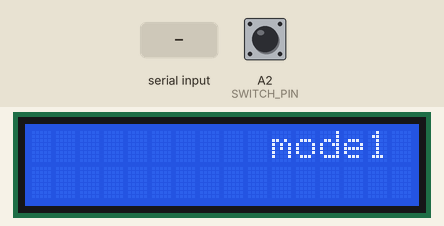
Recording of a sketch running on a simulated Arduino Uno, built with avr-gcc and run on an emulated ATmega328P. Shown: 16×2 character LCD. Inputs (shaded band) come from the test bench; at power-on: A2 (SWITCH_PIN) HIGH. What the sketch prints to the serial monitor is not drawn.

Above: at 1.3 s.
1.4 s: "90,45,200,10\n" received over the second serial link
At 2.0 s:
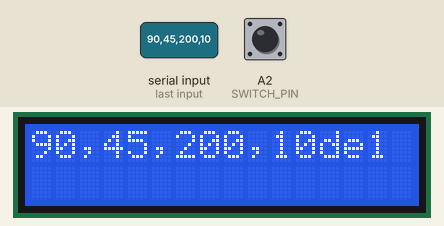
4.4 s: "90,45,200\n" received over Serial
At 4.9 s:
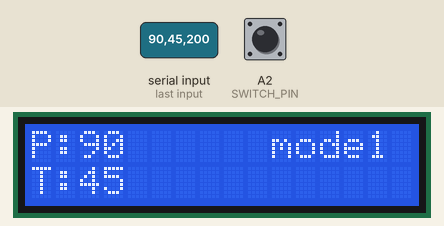
6.5 s: A2 (SWITCH_PIN) pulled LOW for 0.15 s
At 6.87 s:
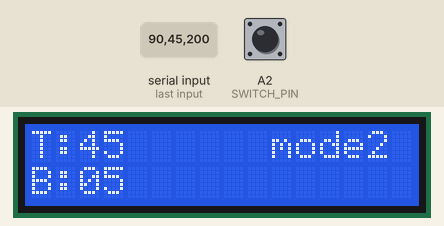
7.2 s: "90,45\n" received over Serial
At 8.0 s:
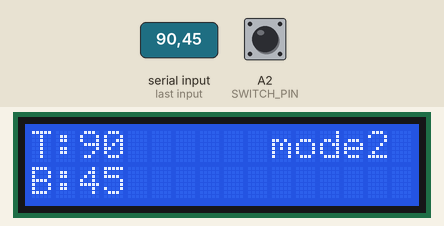
8.7 s: "30,150,10,200\n" received over Serial
At 9.5 s:
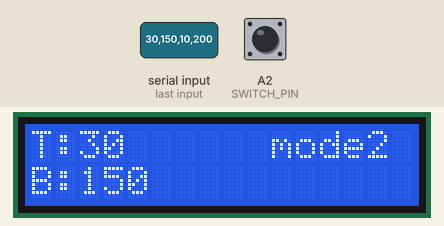
10.2 s: A2 (SWITCH_PIN) pulled LOW for 1 s
At 13.0 s:
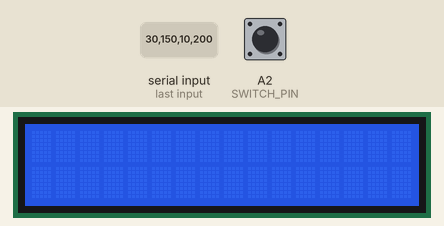
Timing chart, 0 to 14.2 s (numbered marks = the images above; inputs shaded):
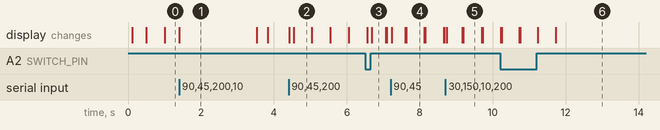

Measured:
- after the input at 1.4 s, the display: changes at once (image 1)
- after the input at 4.4 s, the display: first changes at once (image 2 shows a later state)
- after the input at 6.5 s, the display: first differs from a run without the input after 0.18 s (image 3)
- after the input at 7.2 s, the display: changes at once (image 4)
- after the input at 8.7 s, the display: changes at once (image 5)
- what the display in image 1 shows lasts 2.1 s, from 1.4 s to 3.5 s
- what the display in image 2 shows lasts 0.5 s, from 4.5 s to 5.0 s

The sketch:

arduino.ino
```cpp
#include <LiquidCrystal.h>
#include <SPI.h>
#include <MFRC522.h>
#include <SoftwareSerial.h>

#define SS_PIN 10
#define RST_PIN 9

// RS, E, D4, D5, D6, D7
LiquidCrystal lcd(4, 5, 6, 7, 8, A0);

MFRC522 rfid(SS_PIN, RST_PIN);
String datarfid = ""; // RFID UID を保存する変数

// バーコードリーダー
SoftwareSerial extSerial(2, 3); // RX, TX
String data2d = "";
String receivedFromPC = ""; // PCから受信したデータ
String previousPrice = "";  // 前回受信した料金
int totalPrice = 0;         // 料金の累計
int currentPrice = 0;       // 現在の料金
int cardBalance = 0;        // カード残高（mode2表示用）

// A2端子のタクトスイッチ
#define SWITCH_PIN A2
int mode = 0;                     // モード変数
bool prevSwitchState = false;     // 前フレームのスイッチ状態
const int DEBOUNCE_DELAY = 50;    // デバウンス時間（ミリ秒）
unsigned long lastSwitchTime = 0; // 最後にスイッチが押された時刻

// 関数プロトタイプ
void read2d();
void readrfid();
void displaylcd();
void receiveFromPC();

void setup()
{
    Serial.begin(9600);
    SPI.begin();
    rfid.PCD_Init();
    Serial.println("Place your RFID card");

    lcd.begin(16, 2); // 16x2 LCD
    lcd.print("Hello World!");

    extSerial.begin(115200);

    // A2端子をタクトスイッチの入力として設定
    pinMode(SWITCH_PIN, INPUT_PULLUP);
    prevSwitchState = false;
}

void loop()
{
    switch (mode)
    {
    case 0:
        // 初期モード
        lcd.setCursor(10, 0);
        lcd.print("mode0");
        break;
    case 1:
        // 商品読み取りモード
        read2d();
        lcd.setCursor(10, 0);
        lcd.print("mode1");
        break;
    case 2:
        // 支払いモード
        readrfid();
        lcd.setCursor(10, 0);
        lcd.print("mode2");

        break;
    }
    displaylcd();
    detectTactSwitch(); // A2端子のスイッチを検知

    // Serial.println("fromArduino");
    receiveFromPC();
}

// バーコード読み込み関数
void read2d()
{
    if (extSerial.available())
    {
        // バーコードデータを読み込み
        String msg = extSerial.readStringUntil('\n');
        data2d = msg; // data2d変数に保存
        Serial.println(data2d);
        lcd.clear();
    }
}

// RFID読み込み関数
void readrfid()
{
    // 新しいカードがあるか
    if (!rfid.PICC_IsNewCardPresent())
    {
        return;
    }

    // カードのUIDを読み取る
    if (!rfid.PICC_ReadCardSerial())
    {
        return;
    }

    // UID表示
    Serial.print("UID: ");
    datarfid = ""; // リセット
    for (byte i = 0; i < rfid.uid.size; i++)
    {
        if (rfid.uid.uidByte[i] < 0x10)
        {
            Serial.print("0");
            datarfid += "0";
        }
        Serial.print(rfid.uid.uidByte[i], HEX);
        datarfid += String(rfid.uid.uidByte[i], HEX);
        Serial.print(" ");
        datarfid += " ";
    }
    Serial.println();
    Serial.println(datarfid);

    // 通信終了
    rfid.PICC_HaltA();
    rfid.PCD_StopCrypto1();
}

// LCD表示関数
void displaylcd()
{
    // LCDをクリア（ちらつき防止のため条件付き）
    static unsigned long lastClear = 0;
    if (millis() - lastClear > 500)
    {
        lcd.clear();
        lastClear = millis();
    }

    // PC から受信したデータを表示
    if (receivedFromPC != "")
    {
        switch (mode)
        {
        case 1:
            lcd.setCursor(0, 0);
            lcd.print("P:");
            lcd.setCursor(2, 0);
            lcd.print(currentPrice);

            lcd.setCursor(0, 1);
            lcd.print("T:");
            lcd.setCursor(2, 1);
            lcd.print(totalPrice);
            break;
        case 2:
            lcd.setCursor(0, 0);
            lcd.print("T:");
            lcd.setCursor(2, 0);
            lcd.print(totalPrice);

            lcd.setCursor(0, 1);
            lcd.print("B:");
            lcd.setCursor(2, 1);
            lcd.print(cardBalance);
            break;
        }
    }
    else
    {
        // 受信がない場合はバーコードと RFID を表示
        lcd.setCursor(0, 0);
        lcd.print(data2d);
        lcd.setCursor(0, 1);
        lcd.print(datarfid);
    }
}

// A2端子のタクトスイッチを検知する関数
void detectTactSwitch()
{
    // A2端子の現在の状態を読み込み（LOW = 押された、HIGH = 押されていない）
    bool currentSwitchState = digitalRead(SWITCH_PIN);

    // デバウンス処理
    if (millis() - lastSwitchTime < DEBOUNCE_DELAY)
    {
        return;
    }

    // スイッチが離された瞬間を検出（前回LOW→現在HIGH）
    if (prevSwitchState == LOW && currentSwitchState == HIGH)
    {
        mode++; // modeを1つ進める

        // mode4になったら0に戻す
        if (mode == 4)
        {
            mode = 0;
        }

        // mode0になったときに料金関連をリセット
        if (mode == 0)
        {
            currentPrice = 0;
            totalPrice = 0;
            cardBalance = 0;
            Serial.println("Reset: currentPrice, totalPrice, cardBalance");
        }

        lastSwitchTime = millis();

        Serial.print("Switch detected! Mode changed to: ");
        Serial.println(mode);
    }

    prevSwitchState = currentSwitchState;
}

// PC（Processing）からの受信関数
void receiveFromPC()
{
    if (Serial.available())
    {
        receivedFromPC = Serial.readStringUntil('\n');
        Serial.println("Received from PC: " + receivedFromPC);

        // 「現在の料金,合計料金」の形式でパース
        int commaIndex = receivedFromPC.indexOf(',');
        if (commaIndex > 0)
        {
            String firstStr = receivedFromPC.substring(0, commaIndex);
            String secondStr = receivedFromPC.substring(commaIndex + 1);

            // mode2: 「総額,カード残高」を受信して表示
            if (mode == 2)
            {
                totalPrice = firstStr.toInt();
                cardBalance = secondStr.toInt();
            }
            else
            {
                // mode1等: 「現在の料金,合計料金」
                currentPrice = firstStr.toInt();
                totalPrice = secondStr.toInt();
            }
        }
        else
        {
            // カンマがない場合は従来通り処理
            if (receivedFromPC != previousPrice && receivedFromPC != "")
            {
                currentPrice = receivedFromPC.toInt();
                totalPrice += currentPrice;
                previousPrice = receivedFromPC;

                Serial.print("Current Price: ");
                Serial.print(currentPrice);
                Serial.print(", Total Price: ");
                Serial.println(totalPrice);
            }
        }
    }
}
```
